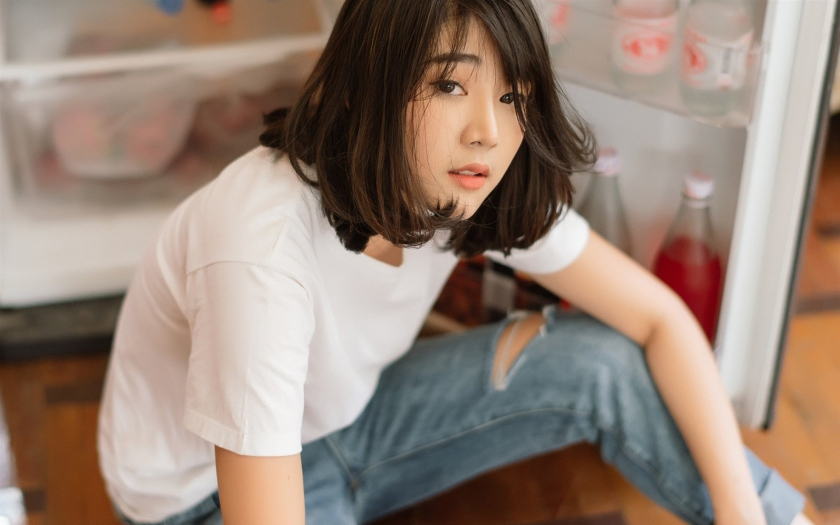
#> input picture test.jpg, 1680 x 1050 px (shown at 1/2 size)
$ python do_pillow.py
#> lines starting #> are read from the running program, lines starting #| are printed output that depends on the picture
#!/usr/bin/env python3
#coding:utf-8
from PIL import Image
im = Image.open('test.jpg')
#> im is the input picture: PIL image 1680x1050 RGB; mean R, G, B 151.3, 131.9, 119.4
print(im.format, im.size, im.mode)
#| JPEG (1680, 1050) RGB
im.thumbnail((200, 100))
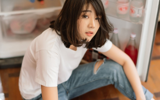
#> im: PIL image 160x100 RGB; mean R, G, B 151.2, 131.8, 119.3
im.save('thum.jpg', 'JPEG')
print(im.format, im.size, im.mode)
#| JPEG (160, 100) RGB

$ run again, with timg.jpeg copied over test.jpg
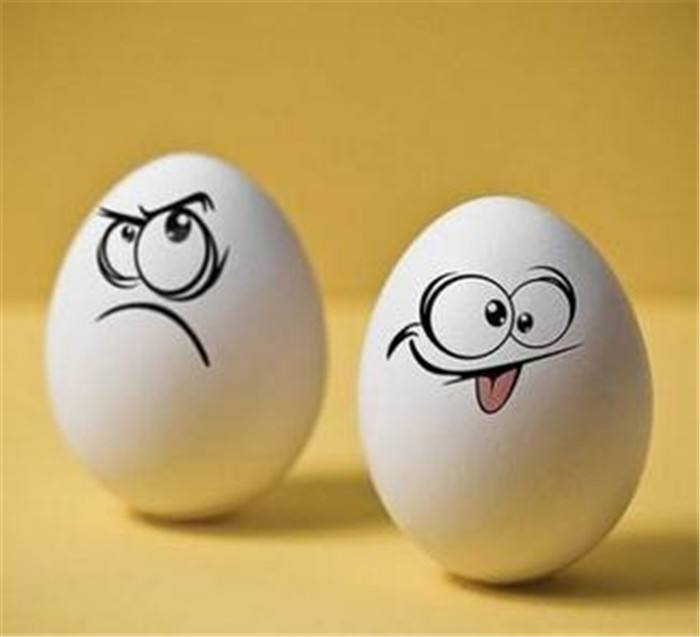
#> input picture timg.jpeg, 700 x 637 px
#> im is the input picture: PIL image 700x637 RGB; mean R, G, B 191.6, 164.9, 104
#| JPEG (700, 637) RGB
#> `im.thumbnail((200, 100))`:
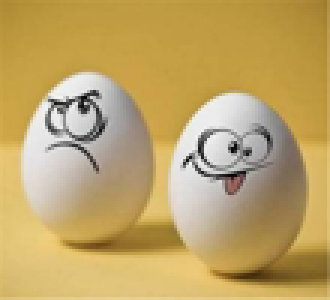
#> im: PIL image 110x100 RGB (shown 3 times larger); mean R, G, B 191.6, 164.9, 104
#| JPEG (110, 100) RGB
